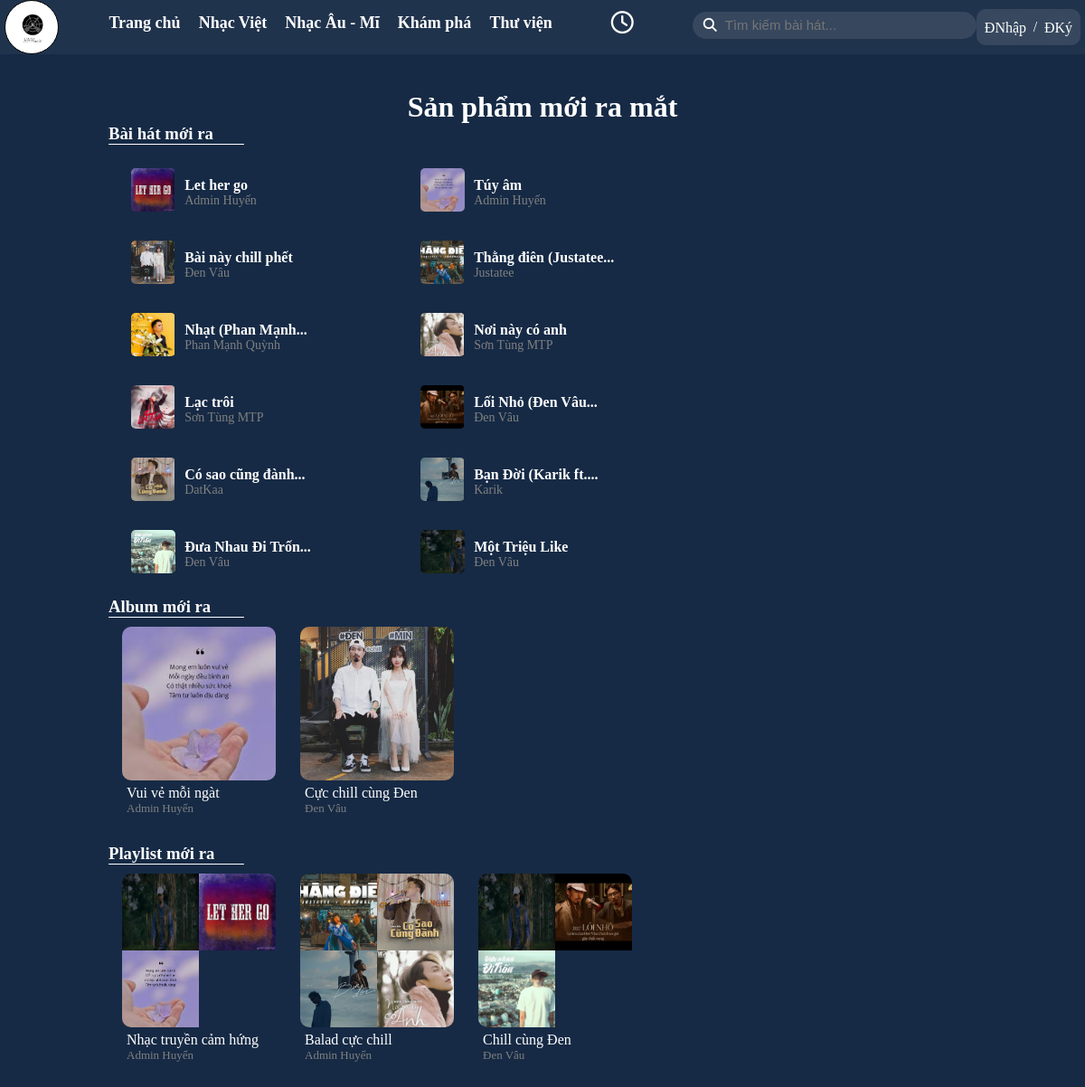
/discovery.php, run on the app's committed database.
### tables this page shows
CREATE TABLE `tbl_song` (
  `song_id` int(11) NOT NULL,
  `user_id` int(11) NOT NULL,
  `category_id` int(11) NOT NULL,
  `song_name` varchar(255) NOT NULL,
  `song_image` varchar(255) NOT NULL,
  `file_path` varchar(255) NOT NULL,
  `listen_count` int(11) DEFAULT 0,
  `lyrics` varchar(5000) DEFAULT NULL,
  `privacy` varchar(10) DEFAULT 'public',
  `create_at` date DEFAULT current_timestamp(),
  `slug_song` varchar(255) NOT NULL
);

CREATE TABLE `tbl_user` (
  `user_id` int(11) NOT NULL,
  `fullName` varchar(255) NOT NULL,
  `email` varchar(255) NOT NULL,
  `password` varchar(255) NOT NULL,
  `description` varchar(255) DEFAULT NULL,
  `userimage` varchar(255) DEFAULT NULL,
  `slug` varchar(255) NOT NULL,
  `role` varchar(255) DEFAULT 'user'
);

CREATE TABLE `tbl_album` (
  `album_id` int(11) NOT NULL,
  `user_id` int(11) NOT NULL,
  `album_name` varchar(255) NOT NULL,
  `album_image` varchar(255) NOT NULL,
  `description` varchar(255) DEFAULT NULL,
  `privacy` varchar(10) DEFAULT 'public',
  `album_slug` varchar(255) NOT NULL,
  `listen_count` int(11) DEFAULT 0
);

CREATE TABLE `tbl_playlist` (
  `playlist_id` int(11) NOT NULL,
  `playlist_name` varchar(255) NOT NULL,
  `user_id` int(11) NOT NULL,
  `slug_playlist` varchar(255) NOT NULL,
  `listen_count` int(11) DEFAULT 0,
  `privacy` varchar(10) NOT NULL DEFAULT 'public'
);

### lib/database.php (called while the page is built, shortened)
<?php
class Database
{
    public $host = DB_HOST;
    public $user = DB_USER;
    public $pass = DB_PASS;
    public $dbname = DB_NAME;
    public $conn;
    private function connectDB()
    {
        $this->conn = new mysqli(
            $this->host,
            $this->user,
            $this->pass,
            $this->dbname
        );
    }
    public function select($query)
    {
        $result = $this->conn->query($query) or
            die($this->conn->error . __LINE__);
        if ($result->num_rows > 0) {
            return $result;
        } else {
            return false;
        }
    }
}
?>

### class/frontendClass.php (called while the page is built, shortened)
<?php
include(__DIR__ . "/../lib/database.php");
?>
<?php
class FrontEnd
{
    private $db;
    public function __construct()
    {
        $this->db = new Database();
    }
    public function show_image_playlist($playlist_id)
    {
        $query = "SELECT s.song_image AS songImage
                FROM tbl_playlist pl
                JOIN tbl_playlist_song pls ON pl.playlist_id = pls.playlist_id
                JOIN tbl_song s ON pls.song_id = s.song_id
                WHERE pl.playlist_id = '$playlist_id'
                LIMIT 4";
        $result = $this->db->select($query);
        return $result;
    }
    public function show_song_new()
    {
        $query = "SELECT *, us.fullName AS authorSong
                FROM tbl_song s
                JOIN tbl_user us ON s.user_id = us.user_id
                WHERE s.privacy = 'public'
                ORDER BY s.song_id DESC
                LIMIT 12";
        $result = $this->db->select($query);
        return $result;
    }
    public function show_album_new()
    {
        $query = "SELECT *, us.fullName AS authorAlbum
                FROM tbl_album ab
                JOIN tbl_user us ON ab.user_id = us.user_id
                WHERE ab.privacy = 'public'
                ORDER BY ab.album_id DESC
                LIMIT 12";
        $result = $this->db->select($query);
        return $result;
    }
    public function show_playlist_new()
    {
        $query = "SELECT *, us.fullName AS authorPlaylist
                FROM tbl_playlist pl
                JOIN tbl_user us ON pl.user_id = us.user_id
                WHERE pl.privacy = 'public'
                ORDER BY pl.playlist_id DESC
                LIMIT 12";
        $result = $this->db->select($query);
        return $result;
    }
}
?>

### config/format.php (called while the page is built, shortened)
<?php
class Format
{
    public function textShorten($text, $limit)
    {
        if (strlen($text) > $limit) {
            $text = substr($text, 0, $limit);
            $text = substr($text, 0, strrpos($text, ' '));
            $text = $text . "...";
        }
        return $text;
    }
}

### discovery.php (the view, shortened to what this page needs)
<?php
include("./inc/header.php");
$show_song_new = $frontend->show_song_new();
$show_album_new = $frontend->show_album_new();
$show_playlist_new = $frontend->show_playlist_new();
?>
<link rel="stylesheet" href="./css/home.css">
<div class="mainBox">
    <div class="home-recommend">
        <div class="home-recommend-title">
            <h1>Sản phẩm mới ra mắt</h1>
        </div>
        <div class="home-recommend-container">
            <h3>Bài hát mới ra</h3>
            <div class="song-container">
                <?php
                if ($show_song_new) {
                    while ($resultSongNew = $show_song_new->fetch_assoc()) {
                        ?>
                        <div class="recommend-song" data-id="<?php echo $resultSongNew['song_id'] ?>">
                            <div class="recommend-cover">
                                <img src="./admin/upload/images/imagesong/<?php echo $resultSongNew['song_image'] ?>" alt="">
                            </div>
                            <div class="recommend-name">
                                <div class="song-name"><?php echo $format->textShorten($resultSongNew['song_name'], 25) ?></div>
                                <div class="author-name"><a
                                        href="otheruser.php?user_id=<?php echo $resultSongNew['user_id'] ?>"><?php echo $resultSongNew['authorSong'] ?></a>
                                </div>
                            </div>
                        </div>
                        <?php
                    }
                } else {
                    echo '<div>Không có thông tin</div>';
                }
                ?>
            </div>
            <h3>Album mới ra</h3>
            <div class="album-container">
                <?php
                if ($show_album_new) {
                    while ($resultAlbumNew = $show_album_new->fetch_assoc()) {
                        ?>
                        <div class="album-box" data-id="<?php echo $resultAlbumNew['album_id'] ?>">
                            <div class="boxtest">
                                <div class="album-cover">
                                    <img src="./admin/upload/images/imagesong/<?php echo $resultAlbumNew['album_image'] ?>"
                                        alt="">
                                </div>
                            </div>
                            <div class="album-name"><?php echo $resultAlbumNew['album_name'] ?></div>
                            <div class="album-user"><a href=""><?php echo $resultAlbumNew['authorAlbum'] ?></a></div>
                        </div>
                        <?php
                    }
                }
                ?>
            </div>
            <h3>Playlist mới ra</h3>
            <div class="playlist-container">
                <?php
                if ($show_playlist_new) {
                    while ($resultPlaylistNew = $show_playlist_new->fetch_assoc()) {
                        ?>
                        <div class="playlist-box" data-id="<?php echo $resultPlaylistNew['playlist_id'] ?>">
                            <div class="boxtest">
                                <div class="playlist-cover">
                                    <?php
                                    $show_image_playlist = $frontend->show_image_playlist($resultPlaylistNew['playlist_id']);
                                    if ($show_image_playlist) {
                                        while ($resultImagePlaylist = $show_image_playlist->fetch_assoc()) {
                                            ?>
                                            <img src="./admin/upload//images/imagesong/<?php echo $resultImagePlaylist['songImage'] ?>"
                                                alt="">
                                            <?php
                                        }
                                    }
                                    ?>
                                </div>
                            </div>
                            <div class="playlist-name"><?php echo $resultPlaylistNew['playlist_name'] ?></div>
                            <div class="playlist-user"><a href=""><?php echo $resultPlaylistNew['authorPlaylist'] ?></a></div>
                        </div>
                        <?php
                    }
                }
                ?>
            </div>
        </div>
    </div>
</div>
</div>
</body>
</html>

### inc/header.php (shortened to what this page needs)
<?php
include("./class/frontendClass.php");
include("./config/format.php");
$frontend = new FrontEnd();
$format = new Format();
?>
<html lang="en">
<head>
    <link rel="stylesheet" href="./css/main.css">
    <link rel="stylesheet" href="https://cdnjs.cloudflare.com/ajax/libs/font-awesome/6.6.0/css/all.min.css">
</head>
<body>
    <div class="mainBody">
        <div class="header">
            <div class="logo"><a href="index.php">
                    <img src="./asset/img/logo.png" alt=""></a>
            </div>
            <div class="menu">
                <div class="headerMenu">
                    <div class="menuTab"><a href="index">Trang chủ</a></div>
                    <div class="menuTab"><a href="vnsong">Nhạc Việt</a></div>
                    <div class="menuTab"><a href="usuksong">Nhạc Âu - Mĩ</a></div>
                    <div class="menuTab"><a href="discovery">Khám phá</a></div>
                    <div class="menuTab"><a href="library">Thư viện</a></div>
                </div>
                <div class="timer">
                    <i class="fa-regular fa-clock"></i><br>
                </div>
                <div class="searchBox">
                    <form action="search.php" method="GET">
                        <button><i class="fa-solid fa-magnifying-glass"></i></button>
                        <input id="searchInput" type="search" placeholder="Tìm kiếm bài hát..." name="keysearch"
                            value="<?php echo (isset($_GET['keysearch'])) ? $_GET['keysearch'] : '' ?>">
                    </form>
                </div>
            </div>
            <div class="user">
                <?php
                if (isset($_SESSION['user_id'])) {
                    $userimage = $_SESSION['userimage'];
                    ?>
                    <div><img <?php if (isset($userimage)) {
                        echo 'src="./admin/upload/images/imageuser/' . $userimage . '"';
                    } else {
                        echo 'src="./asset/img/user-default.png"';
                    } ?> alt="">
                    </div>
                    <ul>
                        <li><a href="user.php?user_id=<?php echo $_SESSION['user_id'] ?>">Thông tin cá nhân</a></li>
                        <li><a href="logout.php" style="color: red; font-weight: bold">Đăng xuất</a></li>
                    </ul>
                    <?php
                } else {
                    ?>
                    <div class="login">
                        <a href="login.php">ĐNhập</a>
                        <span>/</span>
                        <a href="register.php">ĐKý</a>
                    </div>
                    <?php
                }
                ?>
            </div>
        </div>
        <div class="title"></div>

### css/main.css (style rules this page uses)
:root { --header-color: rgba(34, 53, 78, 0.9); --body-color: rgb(22, 42, 69); --sidebar-color: rgb(34, 53, 78); --btn-activeColor: rgb(66, 158, 255); }
* { padding: 0; margin: 0; box-sizing: border-box; }
.mainBody { background-color: var(--body-color); min-height: 100vh; }
.header { background-color: var(--header-color); height: 60px; position: fixed; width: 100%; display: flex; z-index: 999; padding: 0 5px; justify-content: space-between; }
.logo { border: 1px solid black; width: 60px; height: 100%; background-color: white; display: flex; border-radius: 100%; padding: 10px; }
.logo a img { height: 100%; }
.headerMenu { display: flex; width: 500px; height: 50px; justify-content: space-between; align-items: center; }
.headerMenu a { text-decoration: none; color: white; font-weight: bold; font-size: 18px; padding: 5px 0; }
.menu { display: flex; width: 100%; max-width: 80.6%; justify-content: space-between; margin-left: 55px; }
.timer { display: flex; align-items: center; padding-bottom: 10px; font-size: 25px; margin: 0 65px; color: white; position: relative; }
.searchBox { width: 320px; height: 30px; border-radius: 20px; margin-top: 13px; background-color: rgb(57, 74, 96, 0.9); }
.searchBox input { width: 270px; height: 30px; border: none; outline: none; background-color: transparent; font-size: 15px; padding: 5px 0 7px 5px; color: white; }
.searchBox button { background-color: transparent; border: none; cursor: pointer; color: white; font-size: 15px; padding: 7px 0 0 12px; }
.home-recommend { width: 80%; margin: auto; padding-bottom: 30px; }
.home-recommend-title h1 { color: white; text-align: center; }
.home-recommend-container h3 { color: white; padding: 15px 0 0 15px; border-bottom: 1px solid white; width: 150px; margin-left: 0; padding: 0; }
.song-container, .album-container, .playlist-container, .boxtest-container, .tab-flex { display: flex; flex-flow: row wrap; padding: 10px 0 10px 15px; }
.recommend-song { position: relative; height: 80px; width: 320px; border-radius: 5px; display: flex; padding: 10px; align-items: center; }
.recommend-cover { position: relative; border-radius: 5px; overflow: hidden; width: 50px; }
.recommend-cover img { height: 80%; }
.recommend-name { width: 55%; margin-left: 10px; }
.song-name { color: white; font-weight: bold; }
.author-name a { padding-top: 5px; color: gray; font-size: 14px; text-decoration: none; }
.user { align-content: center; min-width: 115px; position: relative; }
.user div { border-radius: 10px; width: 100%; height: 100%; align-content: center; text-align: -webkit-center; }
.user .login { display: flex; align-items: center; text-align: center; float: right; }
.user .login a { color: white; text-decoration: none; height: 35px; display: block; line-height: 35px; margin-left: 5px; padding: 0 20px; border-radius: 20px; background-color: rgb(57, 74, 96, 0.9); }
.title { color: white; font-size: 40px; font-weight: bold; padding-top: 100px; width: 70%; }
.song-name { font-weight: 600; margin-top: 5px; }

### css/home.css (style rules this page uses)
:root { --header-color: rgb(34, 53, 78, 0.9); --body-color: rgb(22, 42, 69); --hoverSong-color: rgb(69, 90, 116); }
.album-box, .playlist-box { width: 170px; height: 220px; }
@media (max-width: 1240px) { .album-box, .playlist-box { margin: 0 27px 10px 0; } }
.album-container .boxtest, .playlist-container .boxtest { border-radius: 10px; width: 170px; height: 170px; position: relative; overflow: hidden; }
.album-cover, .playlist-cover { display: flex; flex-flow: row wrap; width: 100%; height: 100%; }
.album-cover img { width: 170px; height: 100%; transition: 0.5s; }
.playlist-cover img { height: 85px; width: 85px; transition: 0.5s; }
.album-name, .playlist-name { color: white; margin: 5px 5px 0 5px; }
.album-user, .playlist-user { margin: 0 5px; }
.album-user a, .playlist-user a { color: gray; font-size: 13px; text-decoration: none; }

### inc/header.php (style rules this page uses)
.login { background-color: rgb(57, 74, 96, 0.9); padding: 5px; display: flex; justify-content: space-around; height: 40px !important; }
.login a { margin: 0 !important; padding: 0 !important; }
span { color: white; }

### data on the page
tbl_song: song_image (picture), song_name "Let her go", user.fullName "Admin Huyến"
tbl_song: song_image (picture), song_name "Túy âm", user.fullName "Admin Huyến"
tbl_song: song_image (picture), song_name "Bài này chill phết", user.fullName "Đen Vâu"
tbl_song: song_image (picture), song_name "Thằng điên (Justatee...", user.fullName "Justatee"
tbl_song: song_image (picture), song_name "Nhạt (Phan Mạnh...", user.fullName "Phan Mạnh Quỳnh"
tbl_song: song_image (picture), song_name "Nơi này có anh", user.fullName "Sơn Tùng MTP"
tbl_song: song_image (picture), song_name "Lạc trôi", user.fullName "Sơn Tùng MTP"
tbl_song: song_image (picture), song_name "Lối Nhỏ (Đen Vâu...", user.fullName "Đen Vâu"
tbl_song: song_image (picture), song_name "Có sao cũng đành...", user.fullName "DatKaa"
tbl_song: song_image (picture), song_name "Bạn Đời (Karik ft....", user.fullName "Karik"
tbl_song: song_image (picture), song_name "Đưa Nhau Đi Trốn...", user.fullName "Đen Vâu"
tbl_song: song_image (picture), song_name "Một Triệu Like", user.fullName "Đen Vâu"
tbl_album: album_image (picture), album_name "Vui vẻ mỗi ngàt", user.fullName "Admin Huyến"
tbl_album: album_image (picture), album_name "Cực chill cùng Đen", user.fullName "Đen Vâu"
tbl_playlist: playlist_name "Nhạc truyền cảm hứng", user.fullName "Admin Huyến"
tbl_playlist: playlist_name "Balad cực chill", user.fullName "Admin Huyến"
tbl_playlist: playlist_name "Chill cùng Đen", user.fullName "Đen Vâu"
